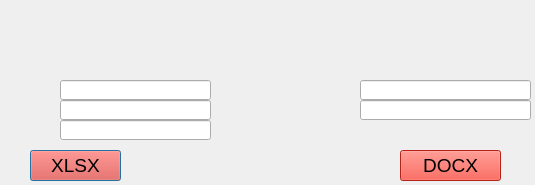
<?xml version="1.0" encoding="UTF-8"?>
<ui version="4.0">
 <class>Dialog</class>
 <widget class="QDialog" name="Dialog">
  <property name="geometry">
   <rect>
    <x>0</x>
    <y>0</y>
    <width>535</width>
    <height>185</height>
   </rect>
  </property>
  <property name="maximumSize">
   <size>
    <width>550</width>
    <height>300</height>
   </size>
  </property>
  <property name="windowTitle">
   <string>Dialog</string>
  </property>
  <property name="styleSheet">
   <string notr="true"/>
  </property>
  <widget class="QLineEdit" name="lineEdit_2">
   <property name="geometry">
    <rect>
     <x>60</x>
     <y>80</y>
     <width>151</width>
     <height>20</height>
    </rect>
   </property>
  </widget>
  <widget class="QPushButton" name="btn_wrd">
   <property name="geometry">
    <rect>
     <x>400</x>
     <y>150</y>
     <width>101</width>
     <height>31</height>
    </rect>
   </property>
   <property name="font">
    <font>
     <pointsize>14</pointsize>
    </font>
   </property>
   <property name="styleSheet">
    <string notr="true">background-color:rgb(255, 48, 30)</string>
   </property>
   <property name="text">
    <string>DOCX</string>
   </property>
   <property name="default">
    <bool>true</bool>
   </property>
  </widget>
  <widget class="QLineEdit" name="lineEdit_5">
   <property name="geometry">
    <rect>
     <x>360</x>
     <y>80</y>
     <width>171</width>
     <height>20</height>
    </rect>
   </property>
  </widget>
  <widget class="QLineEdit" name="lineEdit_6">
   <property name="geometry">
    <rect>
     <x>60</x>
     <y>100</y>
     <width>151</width>
     <height>20</height>
    </rect>
   </property>
  </widget>
  <widget class="QLineEdit" name="lineEdit_7">
   <property name="geometry">
    <rect>
     <x>360</x>
     <y>100</y>
     <width>171</width>
     <height>20</height>
    </rect>
   </property>
  </widget>
  <widget class="QLineEdit" name="lineEdit_8">
   <property name="geometry">
    <rect>
     <x>60</x>
     <y>120</y>
     <width>151</width>
     <height>20</height>
    </rect>
   </property>
   <property name="maximumSize">
    <size>
     <width>171</width>
     <height>20</height>
    </size>
   </property>
  </widget>
  <widget class="QPushButton" name="btn_xl">
   <property name="geometry">
    <rect>
     <x>30</x>
     <y>150</y>
     <width>91</width>
     <height>31</height>
    </rect>
   </property>
   <property name="font">
    <font>
     <pointsize>14</pointsize>
    </font>
   </property>
   <property name="styleSheet">
    <string notr="true">background-color:rgb(255, 45, 30)</string>
   </property>
   <property name="text">
    <string>XLSX</string>
   </property>
   <property name="default">
    <bool>true</bool>
   </property>
  </widget>
  <widget class="QLabel" name="label">
   <property name="geometry">
    <rect>
     <x>0</x>
     <y>20</y>
     <width>531</width>
     <height>141</height>
    </rect>
   </property>
   <property name="tabletTracking">
    <bool>false</bool>
   </property>
   <property name="acceptDrops">
    <bool>false</bool>
   </property>
   <property name="whatsThis">
    <string/>
   </property>
   <property name="autoFillBackground">
    <bool>false</bool>
   </property>
   <property name="text">
    <string/>
   </property>
   <property name="pixmap">
    <pixmap>../Безымянный.png</pixmap>
   </property>
   <property name="scaledContents">
    <bool>false</bool>
   </property>
   <property name="wordWrap">
    <bool>false</bool>
   </property>
   <property name="openExternalLinks">
    <bool>false</bool>
   </property>
  </widget>
  <zorder>label</zorder>
  <zorder>btn_wrd</zorder>
  <zorder>lineEdit_5</zorder>
  <zorder>lineEdit_7</zorder>
  <zorder>btn_xl</zorder>
  <zorder>lineEdit_8</zorder>
  <zorder>lineEdit_6</zorder>
  <zorder>lineEdit_2</zorder>
 </widget>
 <resources/>
 <connections/>
</ui>
